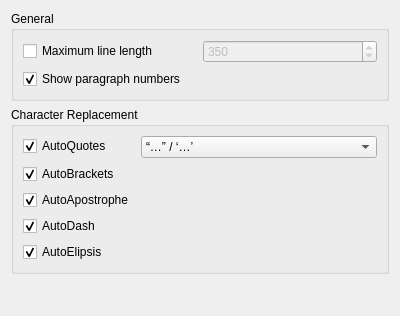
<?xml version="1.0" encoding="UTF-8"?>
<ui version="4.0">
 <class>SettingsPage_Editor</class>
 <widget class="QWidget" name="SettingsPage_Editor">
  <property name="geometry">
   <rect>
    <x>0</x>
    <y>0</y>
    <width>400</width>
    <height>316</height>
   </rect>
  </property>
  <property name="windowTitle">
   <string>Settings - Editor</string>
  </property>
  <layout class="QVBoxLayout" name="verticalLayout_2">
   <item>
    <widget class="QGroupBox" name="groupBoxGeneral">
     <property name="title">
      <string>General</string>
     </property>
     <layout class="QVBoxLayout" name="verticalLayout">
      <item>
       <layout class="QHBoxLayout" name="horizontalLayout">
        <item>
         <widget class="QCheckBox" name="checkBoxLimitWidth">
          <property name="text">
           <string>Maximum line length</string>
          </property>
         </widget>
        </item>
        <item>
         <widget class="QSpinBox" name="spinBoxTextWidth">
          <property name="enabled">
           <bool>false</bool>
          </property>
          <property name="minimum">
           <number>50</number>
          </property>
          <property name="maximum">
           <number>5000</number>
          </property>
          <property name="value">
           <number>350</number>
          </property>
         </widget>
        </item>
       </layout>
      </item>
      <item>
       <widget class="QCheckBox" name="checkBoxShowParNo">
        <property name="text">
         <string>Show paragraph numbers</string>
        </property>
        <property name="checked">
         <bool>true</bool>
        </property>
       </widget>
      </item>
     </layout>
    </widget>
   </item>
   <item>
    <widget class="QGroupBox" name="groupBoxCharReplacement">
     <property name="toolTip">
      <string>Automatically replaces characters on input with other characters, e.g. the quote substitute character &quot; can be replaced with “”.</string>
     </property>
     <property name="title">
      <string>Character Replacement</string>
     </property>
     <layout class="QFormLayout" name="formLayout">
      <item row="0" column="0">
       <widget class="QCheckBox" name="checkBoxAutoQuotes">
        <property name="toolTip">
         <string>Replaces the quote substitute character &quot;. To get a second-level quote, hold the Alt key and press the single-quote substitute character '.</string>
        </property>
        <property name="text">
         <string>AutoQuotes</string>
        </property>
        <property name="checked">
         <bool>true</bool>
        </property>
       </widget>
      </item>
      <item row="0" column="1">
       <widget class="QComboBox" name="comboBoxAutoQuotes">
        <item>
         <property name="text">
          <string notr="true">“…” / ‘…’</string>
         </property>
        </item>
        <item>
         <property name="text">
          <string notr="true">„…“ / ‚…‘</string>
         </property>
        </item>
        <item>
         <property name="text">
          <string notr="true">»…« / ›…‹</string>
         </property>
        </item>
       </widget>
      </item>
      <item row="1" column="0">
       <widget class="QCheckBox" name="checkBoxAutoBrackets">
        <property name="toolTip">
         <string>Automatically inserts closing brackets for (, { and [ characters.</string>
        </property>
        <property name="text">
         <string>AutoBrackets</string>
        </property>
        <property name="checked">
         <bool>true</bool>
        </property>
       </widget>
      </item>
      <item row="2" column="0">
       <widget class="QCheckBox" name="checkBoxAutoApostrophe">
        <property name="toolTip">
         <string>Replaces the apostrophe substitute character ' with the appropriate unicode character ’.</string>
        </property>
        <property name="text">
         <string>AutoApostrophe</string>
        </property>
        <property name="checked">
         <bool>true</bool>
        </property>
       </widget>
      </item>
      <item row="3" column="0">
       <widget class="QCheckBox" name="checkBoxAutoDash">
        <property name="toolTip">
         <string>&lt;html&gt;&lt;head/&gt;&lt;body&gt;
&lt;p&gt;Replaces multiple consecutive dashes:&lt;/p&gt;
&lt;dl&gt;
  &lt;dt&gt;2 dashes&lt;/dt&gt;
  &lt;dd&gt;en-dash (–)&lt;/dd&gt;
  &lt;dt&gt;3 dashes&lt;/dt&gt;
  &lt;dd&gt;em-dash (—)&lt;/dd&gt;
  &lt;dt&gt;4 dashes&lt;/dt&gt;
  &lt;dd&gt;two-em-dash (⸺)&lt;/dd&gt;
  &lt;dt&gt;5 dashes&lt;/dt&gt;
  &lt;dd&gt;three-em-dash (⸻)&lt;/dd&gt;
&lt;/dl&gt;
&lt;/body&gt;&lt;/html&gt;</string>
        </property>
        <property name="text">
         <string>AutoDash</string>
        </property>
        <property name="checked">
         <bool>true</bool>
        </property>
       </widget>
      </item>
      <item row="4" column="0">
       <widget class="QCheckBox" name="checkBoxAutoElipsis">
        <property name="toolTip">
         <string>Replaces three consecutive fullstops with the unicode elipsis character …</string>
        </property>
        <property name="text">
         <string>AutoElipsis</string>
        </property>
        <property name="checked">
         <bool>true</bool>
        </property>
       </widget>
      </item>
     </layout>
    </widget>
   </item>
   <item>
    <spacer name="verticalSpacer">
     <property name="orientation">
      <enum>Qt::Vertical</enum>
     </property>
     <property name="sizeHint" stdset="0">
      <size>
       <width>20</width>
       <height>40</height>
      </size>
     </property>
    </spacer>
   </item>
  </layout>
 </widget>
 <tabstops>
  <tabstop>checkBoxLimitWidth</tabstop>
  <tabstop>spinBoxTextWidth</tabstop>
  <tabstop>checkBoxShowParNo</tabstop>
  <tabstop>checkBoxAutoQuotes</tabstop>
  <tabstop>comboBoxAutoQuotes</tabstop>
  <tabstop>checkBoxAutoBrackets</tabstop>
 </tabstops>
 <resources/>
 <connections>
  <connection>
   <sender>checkBoxLimitWidth</sender>
   <signal>toggled(bool)</signal>
   <receiver>spinBoxTextWidth</receiver>
   <slot>setEnabled(bool)</slot>
   <hints>
    <hint type="sourcelabel">
     <x>112</x>
     <y>54</y>
    </hint>
    <hint type="destinationlabel">
     <x>243</x>
     <y>57</y>
    </hint>
   </hints>
  </connection>
 </connections>
</ui>
